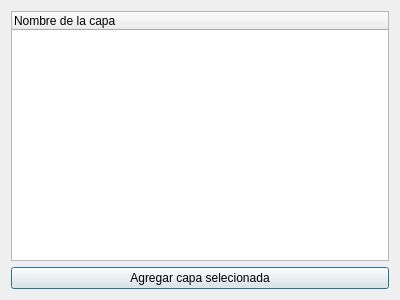
<?xml version="1.0" encoding="UTF-8"?>
<ui version="4.0">
 <class>QGISWebScraperLayerDialog</class>
 <widget class="QDialog" name="QGISWebScraperLayerDialog">
  <property name="geometry">
   <rect>
    <x>0</x>
    <y>0</y>
    <width>400</width>
    <height>300</height>
   </rect>
  </property>
  <property name="windowTitle">
   <string>WMS Layers</string>
  </property>
  <layout class="QVBoxLayout" name="verticalLayout">
   <item>
    <widget class="QTreeWidget" name="layerTreeWidget">
     <column>
      <property name="text">
       <string>Nombre de la capa</string>
      </property>
     </column>
    </widget>
   </item>
   <item>
    <widget class="QPushButton" name="addLayerButton">
     <property name="text">
      <string>Agregar capa selecionada</string>
     </property>
    </widget>
   </item>
  </layout>
 </widget>
 <resources/>
 <connections/>
</ui>
